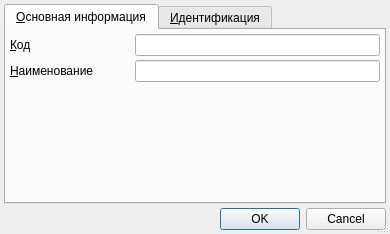
<?xml version="1.0" encoding="UTF-8"?>
<ui version="4.0">
 <class>RBReactionEditor</class>
 <widget class="QDialog" name="RBReactionEditor">
  <property name="geometry">
   <rect>
    <x>0</x>
    <y>0</y>
    <width>390</width>
    <height>234</height>
   </rect>
  </property>
  <property name="windowTitle">
   <string>Dialog</string>
  </property>
  <property name="sizeGripEnabled">
   <bool>true</bool>
  </property>
  <layout class="QGridLayout" name="gridLayout_2">
   <property name="margin">
    <number>4</number>
   </property>
   <property name="spacing">
    <number>4</number>
   </property>
   <item row="2" column="0" colspan="2">
    <widget class="QTabWidget" name="tabWidget">
     <property name="currentIndex">
      <number>0</number>
     </property>
     <widget class="QWidget" name="tabMain">
      <attribute name="title">
       <string>&amp;Основная информация</string>
      </attribute>
      <layout class="QGridLayout" name="gridLayout">
       <property name="margin">
        <number>4</number>
       </property>
       <property name="spacing">
        <number>4</number>
       </property>
       <item row="1" column="1" colspan="2">
        <widget class="QLineEdit" name="edtName"/>
       </item>
       <item row="1" column="0">
        <widget class="QLabel" name="lblName">
         <property name="text">
          <string>&amp;Наименование</string>
         </property>
         <property name="buddy">
          <cstring>edtName</cstring>
         </property>
        </widget>
       </item>
       <item row="2" column="0">
        <spacer name="verticalSpacer">
         <property name="orientation">
          <enum>Qt::Vertical</enum>
         </property>
         <property name="sizeHint" stdset="0">
          <size>
           <width>20</width>
           <height>120</height>
          </size>
         </property>
        </spacer>
       </item>
       <item row="0" column="0">
        <widget class="QLabel" name="lblCode">
         <property name="text">
          <string>&amp;Код</string>
         </property>
         <property name="buddy">
          <cstring>edtCode</cstring>
         </property>
        </widget>
       </item>
       <item row="0" column="1" colspan="2">
        <widget class="QLineEdit" name="edtCode"/>
       </item>
      </layout>
     </widget>
     <widget class="QWidget" name="tabIdentification">
      <attribute name="title">
       <string>&amp;Идентификация</string>
      </attribute>
      <layout class="QGridLayout" name="gridLayout_3">
       <property name="margin">
        <number>4</number>
       </property>
       <property name="spacing">
        <number>4</number>
       </property>
       <item row="0" column="0">
        <widget class="CInDocTableView" name="tblIdentification"/>
       </item>
      </layout>
     </widget>
    </widget>
   </item>
   <item row="3" column="0" colspan="2">
    <widget class="QDialogButtonBox" name="buttonBox">
     <property name="standardButtons">
      <set>QDialogButtonBox::Cancel|QDialogButtonBox::Ok</set>
     </property>
    </widget>
   </item>
  </layout>
 </widget>
 <customwidgets>
  <customwidget>
   <class>CInDocTableView</class>
   <extends>QTableView</extends>
   <header>library/InDocTable.h</header>
  </customwidget>
 </customwidgets>
 <tabstops>
  <tabstop>tabWidget</tabstop>
  <tabstop>edtCode</tabstop>
  <tabstop>edtName</tabstop>
  <tabstop>tblIdentification</tabstop>
  <tabstop>buttonBox</tabstop>
 </tabstops>
 <resources/>
 <connections>
  <connection>
   <sender>buttonBox</sender>
   <signal>accepted()</signal>
   <receiver>RBReactionEditor</receiver>
   <slot>accept()</slot>
   <hints>
    <hint type="sourcelabel">
     <x>179</x>
     <y>152</y>
    </hint>
    <hint type="destinationlabel">
     <x>179</x>
     <y>84</y>
    </hint>
   </hints>
  </connection>
  <connection>
   <sender>buttonBox</sender>
   <signal>rejected()</signal>
   <receiver>RBReactionEditor</receiver>
   <slot>reject()</slot>
   <hints>
    <hint type="sourcelabel">
     <x>179</x>
     <y>152</y>
    </hint>
    <hint type="destinationlabel">
     <x>179</x>
     <y>84</y>
    </hint>
   </hints>
  </connection>
 </connections>
</ui>
